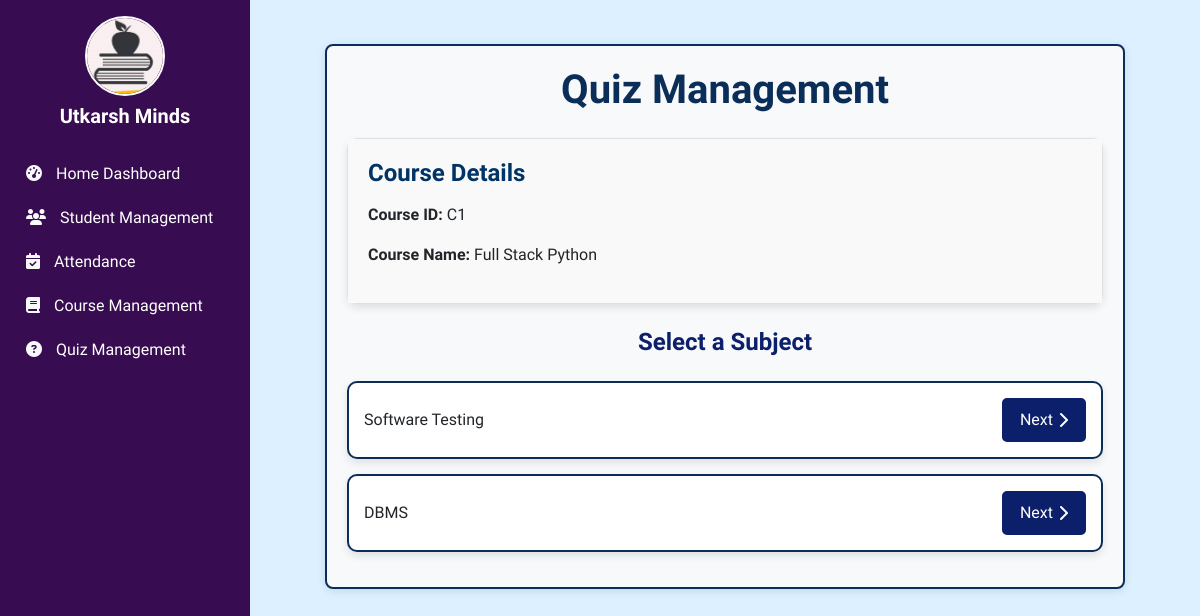
The app's page /quizmgt/subject_select/C1 with its own data.
### coursemgt/models.py (models this page shows, shortened)
class Course(models.Model):
    c_id = models.TextField(primary_key=True)
    cname = models.CharField(max_length=255)
    cduration = models.IntegerField()

class Subject(models.Model):
    sb_id = models.TextField(primary_key=True)
    sbname = models.CharField(max_length=255)
    courses = models.ManyToManyField(Course, related_name='subjects')

### quizmgt/views.py (the view)
# urls.py: path("subject_select/<str:c_id>", views.subject_select),
def subject_select(request, c_id):
    c=Course.objects.get(pk=c_id)
    subjects= c.subjects.all()
    return render(request, 'quizmgt/subject_select.html', {'c': c, 'subjects':subjects})

### quizmgt/templates/quizmgt/subject_select.html (shortened to what this page needs)
{% extends "base.html" %}
{% block body %}
<div class="quiz-mgt-container">
    <h1 class="text-center mb-4">Quiz Management</h1>
    <div class="card mb-4">
        <div class="card-body">
            <h5 class="card-title">Course Details</h5>
            <p><strong>Course ID:</strong> {{ c.c_id }}</p>
            <p><strong>Course Name:</strong> {{ c.cname }}</p>
        </div>
    </div>
    <h5 class="text-center mb-4">Select a Subject</h5>
    <div class="list-group">
        {% for s in subjects %}
        <div class="course-list-item">
            <span>{{ s.sbname }}</span>
            <a href="/quizmgt/student_list/{{ c.c_id }}/{{ s.sb_id }}" class="next-btn">
                Next <i class="fa-solid fa-chevron-right"></i>
            </a>
        </div>
        {% endfor %}
    </div>
</div>
{% endblock body %}

### static/css/base_style.css (style rules this page uses)
body { margin: 0; padding: 0; font-family: "Quicksand", sans-serif; font-optical-sizing: auto; font-style: normal; }

### quizmgt/templates/quizmgt/subject_select.html (style rules this page uses)
.quiz-mgt-container { max-width: 800px; margin: 20px auto; padding: 20px; background-color: #f8f9fa; border-radius: 8px; border: 2px solid #0b2e59; box-shadow: 0 2px 10px rgba(0, 0, 0, 0.1); }
.quiz-mgt-container h1 { font-size: 2.5rem; font-weight: bold; color: #0b2e59; margin-bottom: 20px; }
.quiz-mgt-container h5 { font-size: 1.5rem; color: #0c1f6a; margin-bottom: 15px; }
.quiz-mgt-container .card { border-radius: 10px; box-shadow: 0 4px 8px rgba(0, 0, 0, 0.1); }
.quiz-mgt-container .card-body { padding: 20px; background-color: #f9f9f9; }
.quiz-mgt-container .card-title { font-size: 1.5rem; color: #003366; margin-bottom: 15px; }
.quiz-mgt-container .course-list-item { padding: 15px; background-color: #ffffff; border-radius: 10px; border: 2px solid #0b2e59; box-shadow: 0 4px 8px rgba(0, 0, 0, 0.1); margin-bottom: 15px; display: flex; justify-content: space-between; align-items: center; transition: background-color 0.3s, box-shadow 0.3s; }
.quiz-mgt-container .next-btn { font-size: 1rem; color: #ffffff; border: 2px solid #0c1f6a; border-radius: 5px; padding: 8px 16px; background-color: #0c1f6a; display: inline-flex; align-items: center; text-decoration: none; transition: background-color 0.3s, border-color 0.3s; }
.quiz-mgt-container .next-btn i { margin-left: 5px; }

### templates/base.html (style rules this page uses)
body { background: rgb(220,240,255); background: linear-gradient(0deg, rgba(220,240,255,1) 0%); }
h5 { font-size: 1.25rem; font-weight: bold; }
.d-flex { display: flex; }
.min-vh-100 { min-height: 100vh; }

### records on screen
Course: c_id "C1", cname "Full Stack Python"
Subject: sbname "Software Testing"
Subject: sbname "DBMS"
